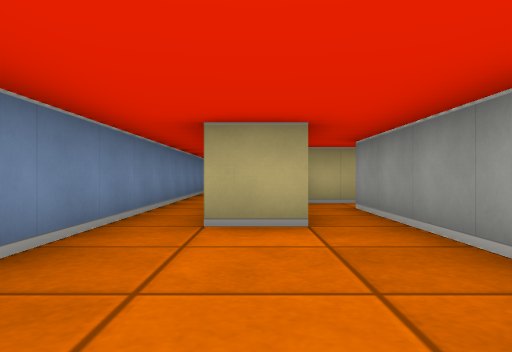
[1] (above)

16 first-person views from a walk through a cub3D maze. The camera is about half as high as the walls, looks level and sees 70° across. The floor is counted in squares. Each view is taken from the middle of a square. On the plan, view 1 faces up. The plan holds only what a view shows up to about 9 squares ahead; the rest is blank.

[2]
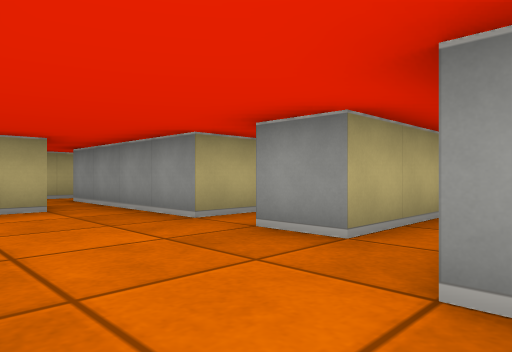

[3]
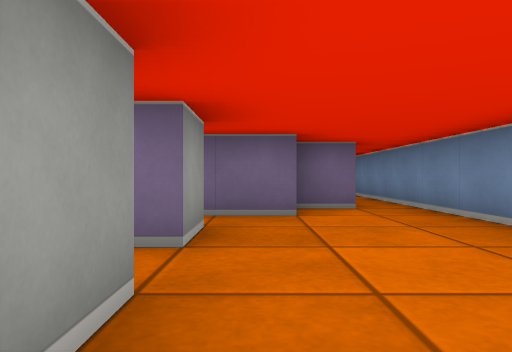

[4]
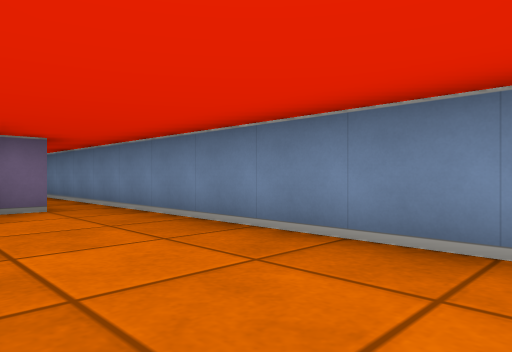

[5]
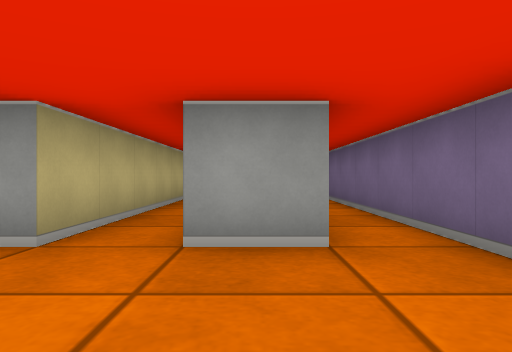

[6]
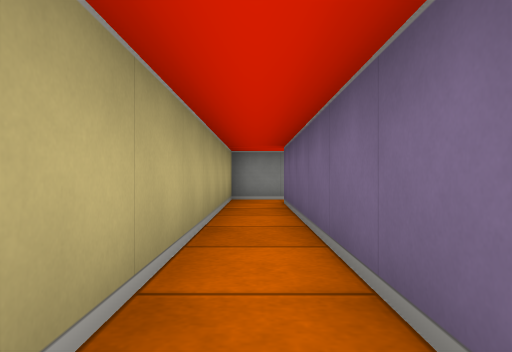

[7]
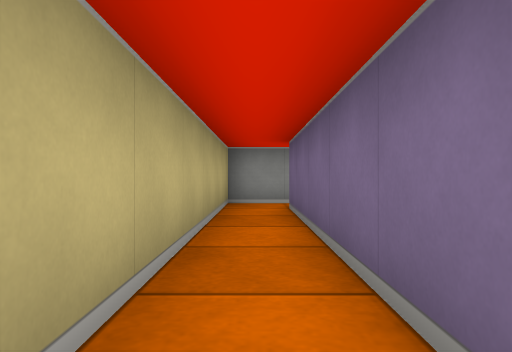

[8]
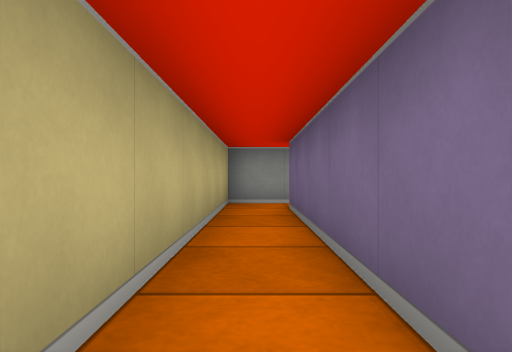

[9]
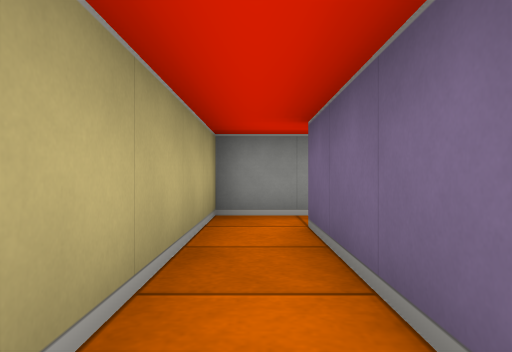

[10]
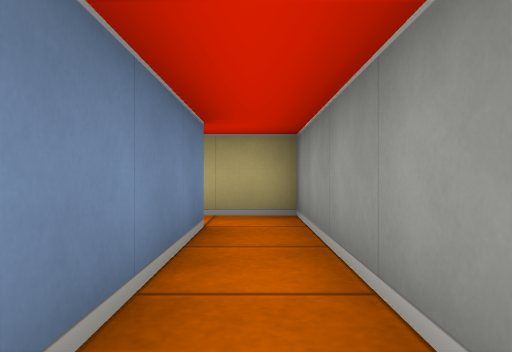

[11]
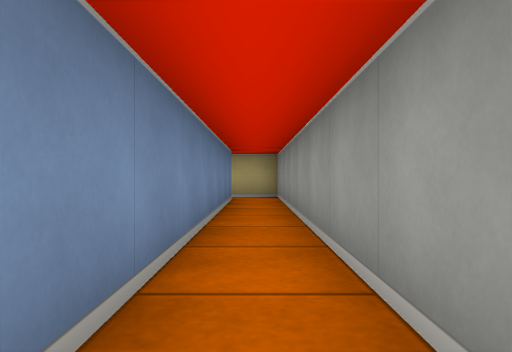

[12]
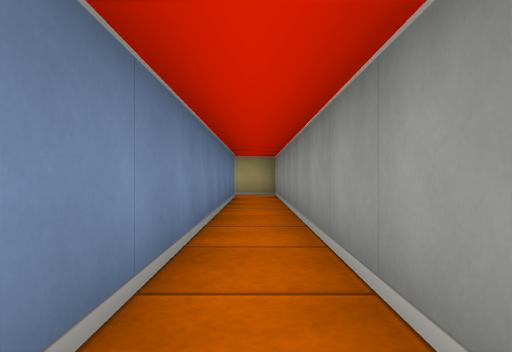

[13]
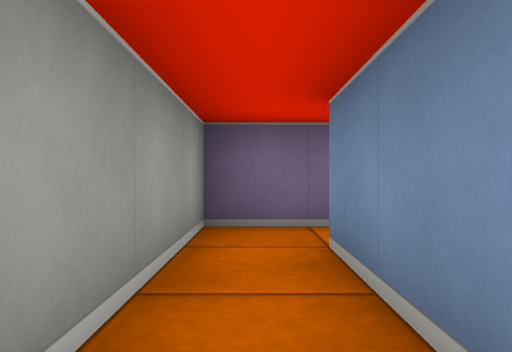

[14]
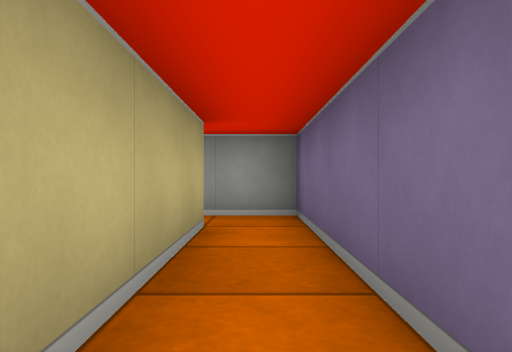

[15]
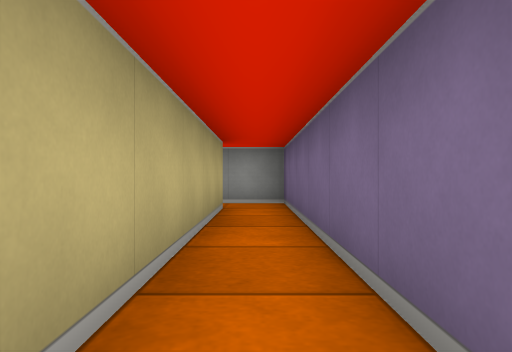

[16]
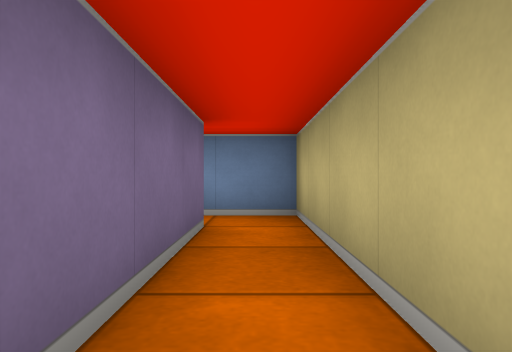

### Floor plan
Points are (right, up) in squares from view 1. A wall is a line through its corners. A room is listed if a view was taken in it or the views show most of it. See-through windows are left out.
Room 1 (views 1, 2, 3, 4, 5, 8)
walls: (0.5, -1.5) (1.5, -1.5); (-0.5, -2.5) (0.5, -2.5); (1.5, -0.5) (1.5, 0.5); (1.5, 1.5) (1.5, 3.5); (0.6, 3.5) (-0.5, 3.5); (-1.5, 3.5) (-1.5, -6.2)
ways out: opening at (2, 1) to room 2; opening at (2, -1) to room 3; opening at (-1, 3); opening at (1, 4.5)
Room 2 (views 6, 7)
walls: (9.5, 0.4) (9.5, 1.5) (1.5, 1.5); (1.5, 0.5) (8.5, 0.5)
ways out: opening at (2, 1) to room 1
Room 3 (views 9, 10, 11, 13)
walls: (7.5, -9.5) (7.5, -0.5) (1.5, -0.5); (1.5, -1.5) (6.5, -1.5) (6.5, -9.5)
ways out: opening at (2, -1) to room 1; opening at (7, -9) to room 4
Room 4 (views 12, 14, 15, 16)
walls: (1.5, -10.5) (7.5, -10.5) (7.5, -9.5); (6.5, -9.5) (0.5, -9.5) (0.5, -10.8)
ways out: opening at (7, -9) to room 3; opening at (1, -11)

Positions as (right, up) in squares from view 1, and headings:
1: (0, 0), facing up
2: (-1, -2), facing up-right
3: (1, 3), facing down
4: (1, 3), facing down-left
5: (-1, 0), facing right
6: (2, 1), facing right
7: (3, 1), facing right
8: (1, -1), facing right
9: (3, -1), facing right
10: (7, -5), facing up
11: (7, -9), facing up
12: (7, -10), facing up
13: (7, -7), facing down
14: (3, -10), facing right
15: (1, -10), facing right
16: (5, -10), facing left
